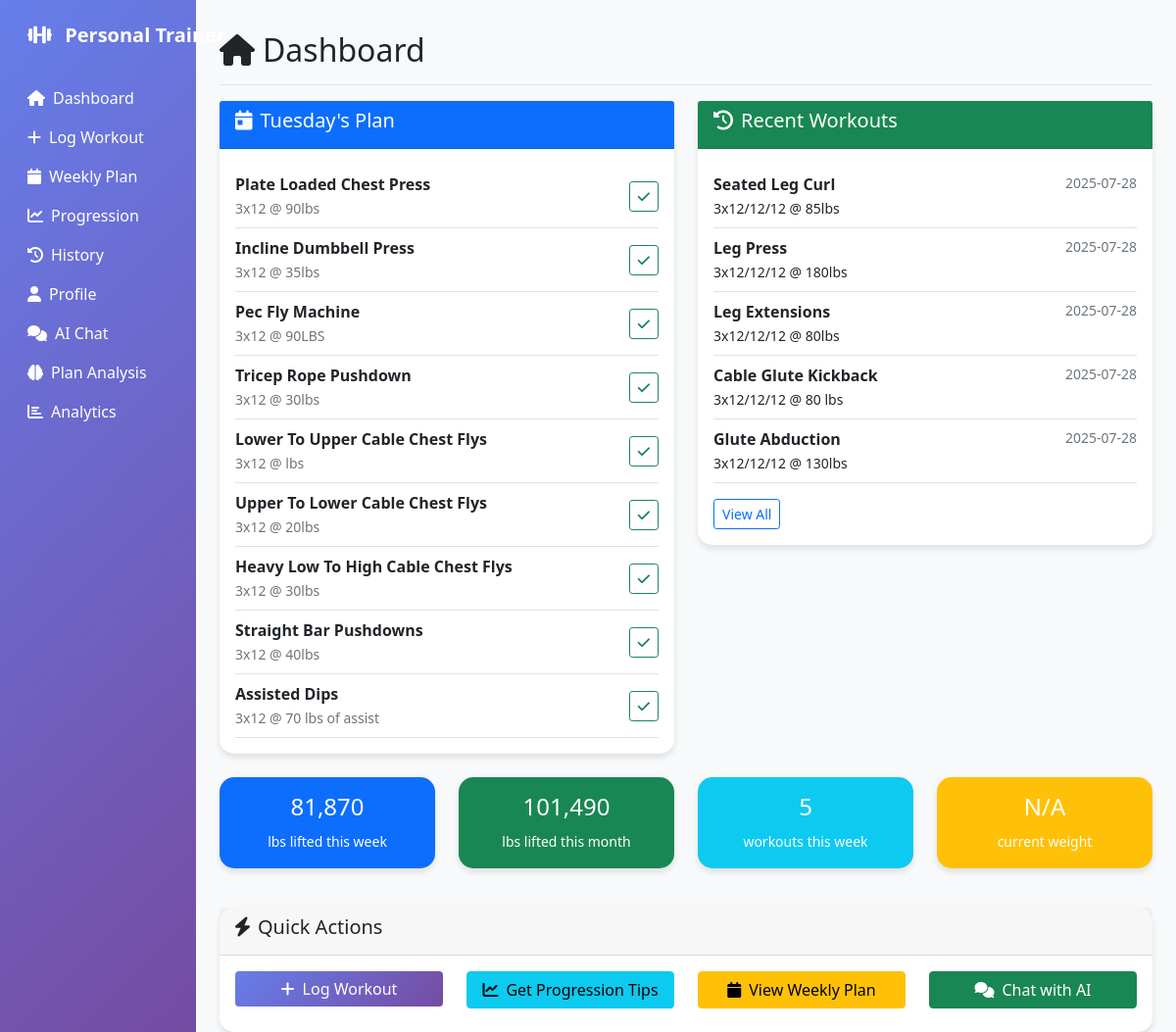
Before: / with the older database file.
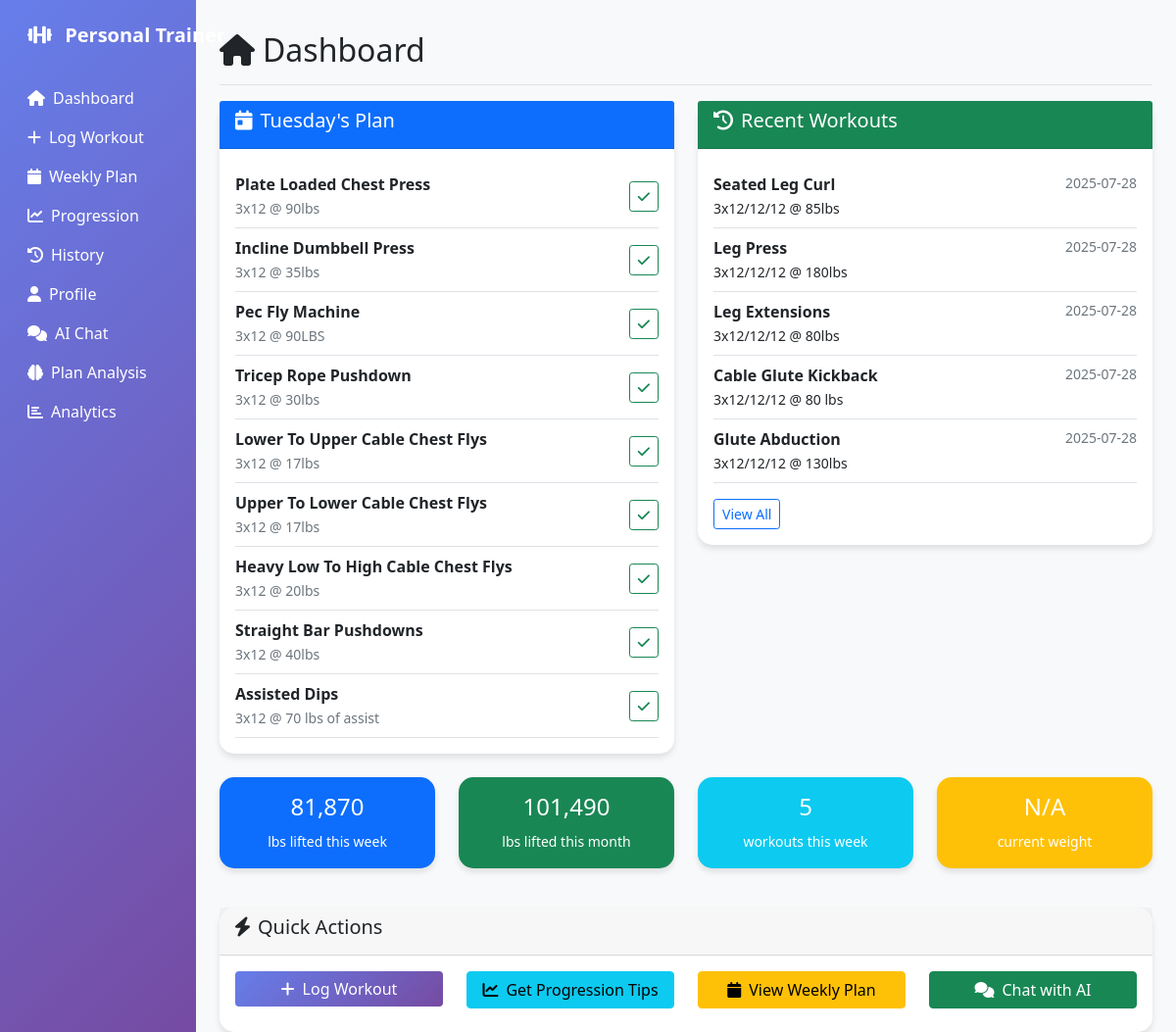
After: the same page with the newer database file.
### tables this page shows
CREATE TABLE weekly_plan (
    id INTEGER PRIMARY KEY AUTOINCREMENT,
    day_of_week TEXT,
    exercise_name TEXT,
    target_sets INTEGER,
    target_reps TEXT,
    target_weight TEXT,
    exercise_order INTEGER,
    notes TEXT,
    created_date TEXT,
    updated_date TEXT
, order_index INTEGER DEFAULT 1, exercise_type TEXT DEFAULT "working_set", progression_rate TEXT DEFAULT "normal", created_by TEXT DEFAULT "user");

### app.py (the view)
@app.route('/')
def dashboard():
    conn = get_db_connection()
    cursor = conn.cursor()
    today = datetime.now().strftime('%A')
    today_lowercase = today.lower()
    cursor.execute('SELECT id, day_of_week, exercise_name, target_sets, target_reps, target_weight, exercise_order, COALESCE(notes, "") FROM weekly_plan WHERE day_of_week = ? ORDER BY exercise_order', (today_lowercase,))
    today_plan = cursor.fetchall()
    cursor.execute('SELECT exercise_name, sets, reps, weight, date_logged FROM workouts ORDER BY date_logged DESC LIMIT 10')
    recent_workouts = cursor.fetchall()
    from collections import namedtuple
    Stats = namedtuple('Stats', ['week_volume', 'month_volume', 'week_workouts', 'latest_weight', 'weight_date'])
    week_ago = (datetime.now() - timedelta(days=7)).strftime('%Y-%m-%d')
    cursor.execute('SELECT SUM(CAST(weight AS REAL) * sets * CAST(reps AS REAL)) FROM workouts WHERE date_logged >= ?', (week_ago,))
    week_volume = cursor.fetchone()[0] or 0
    month_ago = (datetime.now() - timedelta(days=30)).strftime('%Y-%m-%d')
    cursor.execute('SELECT SUM(CAST(weight AS REAL) * sets * CAST(reps AS REAL)) FROM workouts WHERE date_logged >= ?', (month_ago,))
    month_volume = cursor.fetchone()[0] or 0
    cursor.execute('SELECT COUNT(DISTINCT date_logged) FROM workouts WHERE date_logged >= ?', (week_ago,))
    week_workouts = cursor.fetchone()[0] or 0
    latest_weight = None
    weight_date = None
    stats = Stats(
        week_volume=int(week_volume),
        month_volume=int(month_volume),
        week_workouts=week_workouts,
        latest_weight=latest_weight,
        weight_date=weight_date
    )
    cursor.execute('SELECT onboarding_completed FROM user_background WHERE user_id = 1')
    bg_result = cursor.fetchone()
    needs_onboarding = not bg_result or not bg_result[0]
    conn.close()
    return render_template('dashboard.html',
                         today=today,
                         today_plan=today_plan,
                         recent_workouts=recent_workouts,
                         stats=stats,
                         needs_onboarding=needs_onboarding)

### app.py (called while the page is built)
def get_db_connection():
    return sqlite3.connect('workout_logs.db', timeout=10.0)

### templates/dashboard.html (shortened to what the changed rows need)
{% extends "base.html" %}
{% block content %}
<div class="d-flex justify-content-between flex-wrap flex-md-nowrap align-items-center pt-3 pb-2 mb-3 border-bottom">
    <h1 class="h2"><i class="fas fa-home me-2"></i>Dashboard</h1>
</div>
<div class="row">
    <div class="col-md-6 mb-4">
        <div class="card">
            <div class="card-body">
                {% if today_plan %}
                    {% for row in today_plan %}
                        {% set id, day, exercise, sets, reps, weight, order, notes = row %}
                        <div class="d-flex justify-content-between align-items-center border-bottom py-2">
                            <div>
                                <strong>{{ exercise.title() }}</strong><br>
                                <small class="text-muted">{{ sets }}x{{ reps }} @ {{ weight }}</small>
                            </div>
                            <button class="btn btn-sm btn-outline-success" onclick="quickLog('{{ exercise }}', {{ sets }}, '{{ reps }}', '{{ weight }}')">
                                <i class="fas fa-check"></i>
                            </button>
                        </div>
                    {% endfor %}
                {% else %}
                    <p class="text-muted">No plan set for today. <a href="{{ url_for('weekly_plan') }}">Set up your weekly plan</a></p>
                {% endif %}
            </div>
        </div>
    </div>
</div>
{% endblock %}

Changed rows visible on the page:
changed weekly_plan "Lower To Upper Cable Chest Flys": target_weight "lbs" → "17lbs"
changed weekly_plan "Upper To Lower Cable Chest Flys": target_weight "20lbs" → "17lbs"
changed weekly_plan "Heavy Low To High Cable Chest Flys": target_weight "30lbs" → "20lbs"
